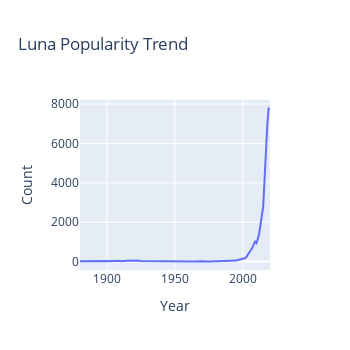

Source (notebook cell):
### Code cell
px.line(luna, x='Year', y='Count', width=350, height=350, title='Luna Popularity Trend')

### Figure 1 — Plotly figure (JSON) as saved in the notebook; plotly's stock layout.template omitted (floating-point values rounded to 4 significant figures)
{"data": [{"hovertemplate": "Year=%{x}<br>Count=%{y}<extra></extra>", "legendgroup": "", "line": {"color": "#636efa", "dash": "solid"}, "marker": {"symbol": "circle"}, "mode": "lines", "name": "", "orientation": "v", "showlegend": false, "x": [2020, 2019, 2018, 2017, 2016, 2015, 2014, 2013, 2012, 2011, 2010, 2009, 2008, 2007, 2006, 2005, 2004, 2003, 2002, 2001, 2000, 1999, 1998, 1997, 1996, 1995, 1994, 1993, 1992, 1991, 1990, 1989, 1988, 1987, 1986, 1985, 1984, 1983, 1982, 1981, 1980, 1979, 1978, 1977, 1976, 1975, 1974, 1972, 1970, 1969, 1964, 1962, 1960, 1958, 1957, 1956, 1954, 1952, 1951, 1950, 1949, 1948, 1946, 1945, 1944, 1943, 1942, 1941, 1940, 1939, 1938, 1937, 1936, 1935, 1934, 1933, 1932, 1931, 1930, 1929, 1928, 1927, 1926, 1925, 1924, 1923, 1922, 1921, 1920, 1919, 1918, 1917, 1916, 1915, 1914, 1913, 1912, 1911, 1910, 1909, 1908, 1907, 1906, 1905, 1904, 1903, 1902, 1901, 1900, 1899, 1898, 1897, 1896, 1895, 1894, 1893, 1892, 1891, 1890, 1889, 1888, 1887, 1886, 1885, 1884, 1883, 1881, 1880], "xaxis": "x", "y": [7770, 7772, 6929, 5351, 3677, 2805, 2339, 1746, 1414, 1144, 941, 1015, 806, 713, 592, 477, 369, 271, 178, 169, 144, 109, 103, 91, 69, 50, 47, 22, 22, 21, 15, 20, 16, 5, 13, 8, 11, 9, 12, 11, 10, 8, 7, 8, 8, 9, 5, 11, 11, 12, 5, 6, 6, 5, 8, 5, 7, 5, 8, 6, 8, 9, 6, 8, 12, 10, 17, 13, 8, 12, 12, 16, 12, 19, 15, 19, 29, 18, 21, 34, 28, 38, 22, 44, 34, 56, 50, 61, 47, 48, 45, 49, 58, 39, 44, 34, 31, 23, 38, 27, 39, 33, 26, 30, 30, 28, 32, 23, 30, 30, 32, 36, 27, 23, 30, 27, 25, 24, 24, 19, 24, 22, 20, 15, 18, 17, 18, 15], "yaxis": "y", "type": "scatter"}], "layout": {"xaxis": {"anchor": "y", "domain": [0.0, 1.0], "title": {"text": "Year"}}, "yaxis": {"anchor": "x", "domain": [0.0, 1.0], "title": {"text": "Count"}}, "legend": {"tracegroupgap": 0}, "title": {"text": "Luna Popularity Trend"}, "height": 350, "width": 350}}
